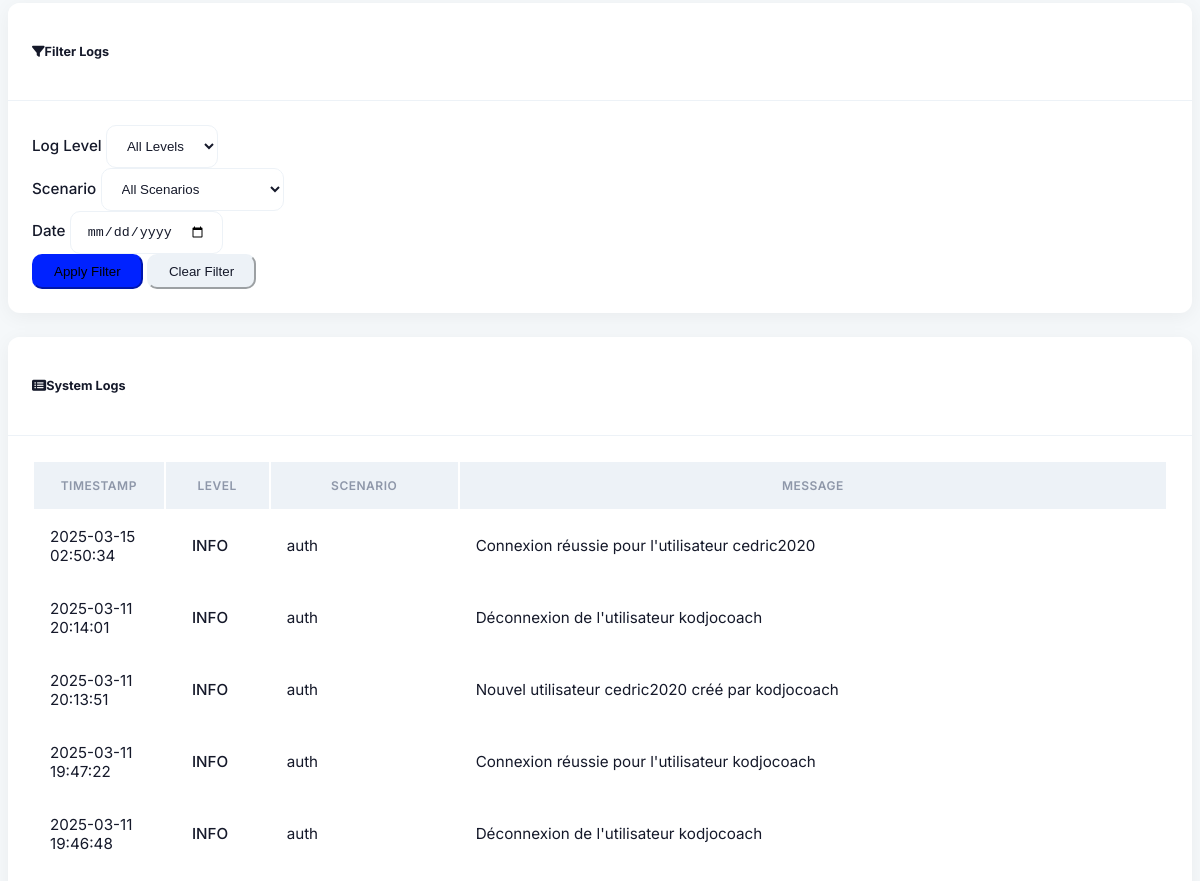
The page /logs (signed in, middle part) on the database as committed earlier.
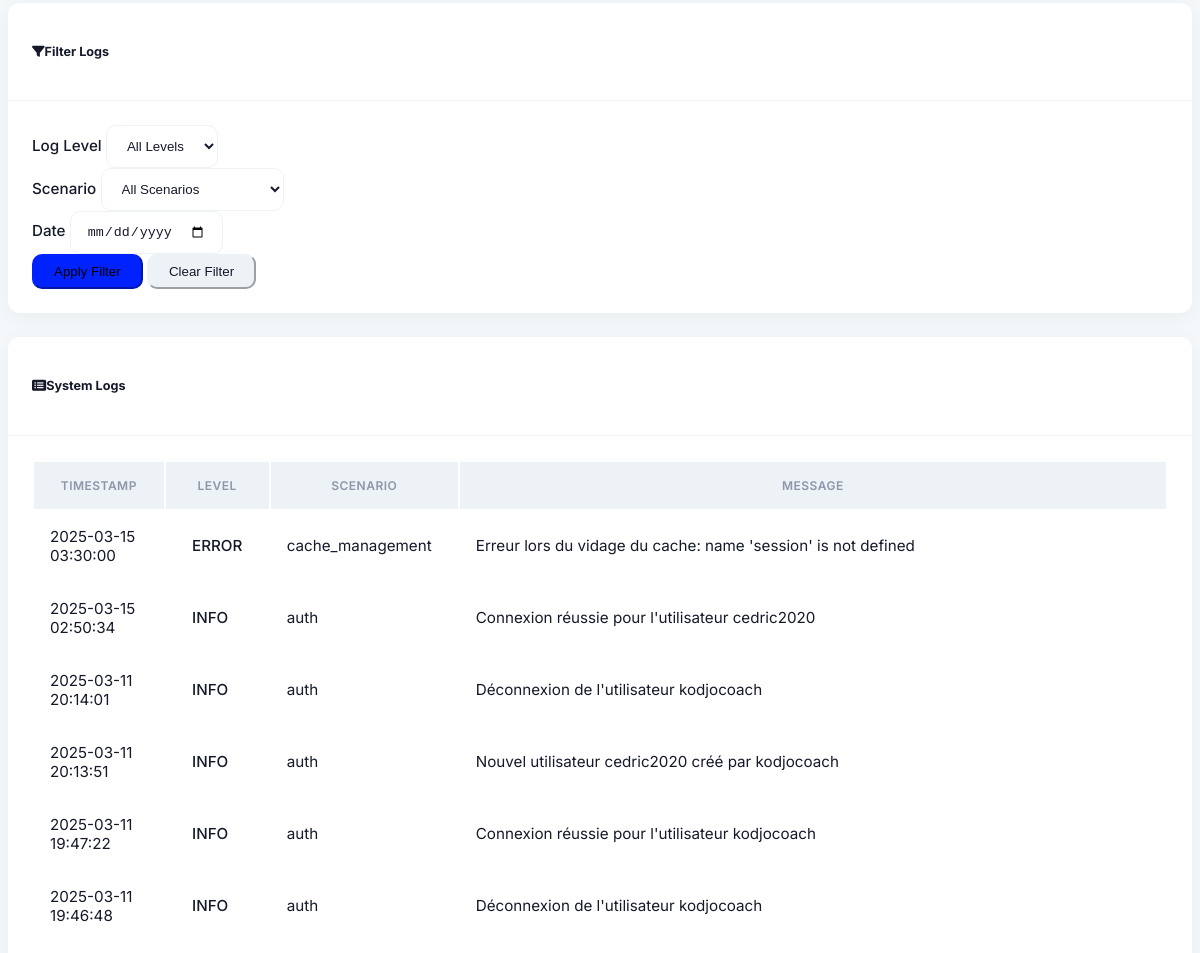
The same page on the database as committed later.
### models.py (models this page shows, shortened)
class Log(db.Model):
    id = db.Column(db.Integer, primary_key=True)
    level = db.Column(db.String(20), nullable=False)  # INFO, WARNING, ERROR
    scenario = db.Column(db.String(100), nullable=True)  # Which scenario the log is related to
    message = db.Column(db.Text, nullable=False)
    timestamp = db.Column(db.DateTime, default=datetime.utcnow)

### routes.py (the view)
    @app.route('/logs')
    @login_required
    def logs():
        all_logs = Log.query.order_by(Log.timestamp.desc()).all()
        return render_template('logs.html', logs=all_logs)

### app.py (called while the page is built)
@login_manager.user_loader
def load_user(user_id):
    from models import User
    return User.query.get(int(user_id))

### templates/logs.html (shortened to what this page needs)
{% extends 'layout.html' %}
{% block content %}
<div class="card mb-4">
    <div class="card-header bg-secondary text-white">
        <h5 class="mb-0"><i class="fas fa-filter me-2"></i>Filter Logs</h5>
    </div>
    <div class="card-body">
        <form id="filterForm" class="row g-3">
            <div class="col-md-4">
                <label for="level-filter" class="form-label">Log Level</label>
                <select id="level-filter" class="form-select">
                    <option value="all">All Levels</option>
                </select>
            </div>
            <div class="col-md-4">
                <label for="scenario-filter" class="form-label">Scenario</label>
                <select id="scenario-filter" class="form-select">
                    <option value="all">All Scenarios</option>
                </select>
            </div>
            <div class="col-md-4">
                <label for="date-filter" class="form-label">Date</label>
                <input type="date" id="date-filter" class="form-control">
            </div>
            <div class="col-12 text-end">
                <button type="button" id="apply-filter" class="btn btn-primary">Apply Filter</button>
                <button type="button" id="clear-filter" class="btn btn-secondary">Clear Filter</button>
            </div>
        </form>
    </div>
</div>
<div class="card">
    <div class="card-header bg-info text-white">
        <h5 class="mb-0"><i class="fas fa-list-alt me-2"></i>System Logs</h5>
    </div>
    <div class="card-body">
        {% if logs %}
        <div class="table-responsive">
            <table class="table table-striped table-hover" id="logs-table">
                <thead>
                    <tr>
                        <th>Timestamp</th>
                        <th>Level</th>
                        <th>Scenario</th>
                        <th>Message</th>
                    </tr>
                </thead>
                <tbody>
                    {% for log in logs %}
                    <tr class="log-row"
                        data-level="{{ log.level }}"
                        data-scenario="{{ log.scenario }}"
                        data-date="{{ log.timestamp.strftime('%Y-%m-%d') }}">
                        <td>{{ log.timestamp.strftime('%Y-%m-%d %H:%M:%S') }}</td>
                        <td>
                            {% if log.level == 'INFO' %}
                                <span class="badge bg-info text-dark">INFO</span>
                            {% elif log.level == 'WARNING' %}
                                <span class="badge bg-warning text-dark">WARNING</span>
                            {% elif log.level == 'ERROR' %}
                                <span class="badge bg-danger">ERROR</span>
                            {% endif %}
                        </td>
                        <td>{{ log.scenario or 'System' }}</td>
                        <td>{{ log.message }}</td>
                    </tr>
                    {% endfor %}
                </tbody>
            </table>
        </div>
        {% else %}
        <div class="alert alert-info">No logs available.</div>
        {% endif %}
    </div>
</div>
{% endblock %}

### templates/layout.html (shortened to what this page needs)
<!DOCTYPE html>
<html lang="en" data-bs-theme="dark">
<head>
    <link href="https://cdn.replit.com/agent/bootstrap-agent-dark-theme.min.css" rel="stylesheet">
    <link rel="stylesheet" href="https://cdnjs.cloudflare.com/ajax/libs/font-awesome/6.4.0/css/all.min.css">
    <link rel="stylesheet" href="{{ url_for('static', filename='css/brevo-theme.css') }}">
</head>
<body>
    <div class="d-flex flex-column min-vh-100">
        <div class="d-flex flex-grow-1">
            <main class="flex-grow-1 pt-4 pb-5 {% if current_user.is_authenticated %}content-with-sidebar{% endif %}">
                <div class="container-fluid px-4 pb-5">
                    {% block content %}{% endblock %}
                </div>
            </main>
        </div>
    </div>
</body>
</html>

### static/css/brevo-theme.css (style rules this page uses)
:root { --brevo-primary: #0022ff; --brevo-primary-light: #4455ff; --brevo-primary-dark: #0011cc; --brevo-secondary: #ff544c; --brevo-tertiary: #2cc1de; --brevo-success: #0cce6b; --brevo-warning: #ffb81c; --brevo-danger: #ff3b30; --brevo-light: #f5f8fa; --brevo-dark: #15192a; --brevo-gray: #8e97a9; --brevo-gray-light: #edf2f7; --brevo-gray-dark: #4a5568; --brevo-body-bg: #f5f8fa; --brevo-card-bg: #ffffff; --brevo-sidebar-bg: #ffffff; --brevo-sidebar-active: #edf2f7; --brevo-text: #15192a; --brevo-text-muted: #8e97a9; --brevo-border: #edf2f7; --brevo-input-bg: #ffffff; --brevo-input-border: #edf2f7; --brevo-sidebar-text: #4a5568; --brevo-shadow: rgba(0, 0, 0, 0.05); }
body { font-family: 'Inter', sans-serif; background-color: var(--brevo-body-bg); color: var(--brevo-text); font-size: 0.95rem; }
.card { background-color: var(--brevo-card-bg); border: none; border-radius: 12px; box-shadow: 0 4px 20px var(--brevo-shadow); margin-bottom: 1.5rem; overflow: hidden; }
.card-header { background-color: var(--brevo-card-bg); border-bottom: 1px solid var(--brevo-border); padding: 1.25rem 1.5rem; font-weight: 600; }
.card-body { padding: 1.5rem; }
.btn { border-radius: 10px; padding: 0.5rem 1.25rem; font-weight: 500; transition: all 0.2s ease; }
.btn-primary { background-color: var(--brevo-primary); border-color: var(--brevo-primary); }
.btn-secondary { background-color: var(--brevo-gray-light); color: var(--brevo-text); border-color: var(--brevo-gray-light); }
.form-control, .form-select { background-color: var(--brevo-input-bg); border: 1px solid var(--brevo-input-border); border-radius: 10px; padding: 0.75rem 1rem; color: var(--brevo-text); }
.form-label { color: var(--brevo-text); font-weight: 500; margin-bottom: 0.5rem; }
.table { color: var(--brevo-text); }
.table thead { background-color: var(--brevo-sidebar-active); }
.table th { font-weight: 600; text-transform: uppercase; font-size: 0.75rem; letter-spacing: 0.5px; padding: 1rem; color: var(--brevo-text-muted); }
.table td { vertical-align: middle; padding: 1rem; border-color: var(--brevo-border); }
.badge { font-weight: 500; padding: 0.35rem 0.65rem; border-radius: 6px; }
body, .navbar, .sidebar, .card, .btn, .form-control, .table { transition: background-color 0.3s ease, color 0.3s ease, border-color 0.3s ease; }

Rows that differ between the two databases and show on the page:
added Log: timestamp "2025-03-15 03:30:00", level "ERROR", scenario "cache_management", message "Erreur lors du vidage du cache: name 'session' is not defined"
